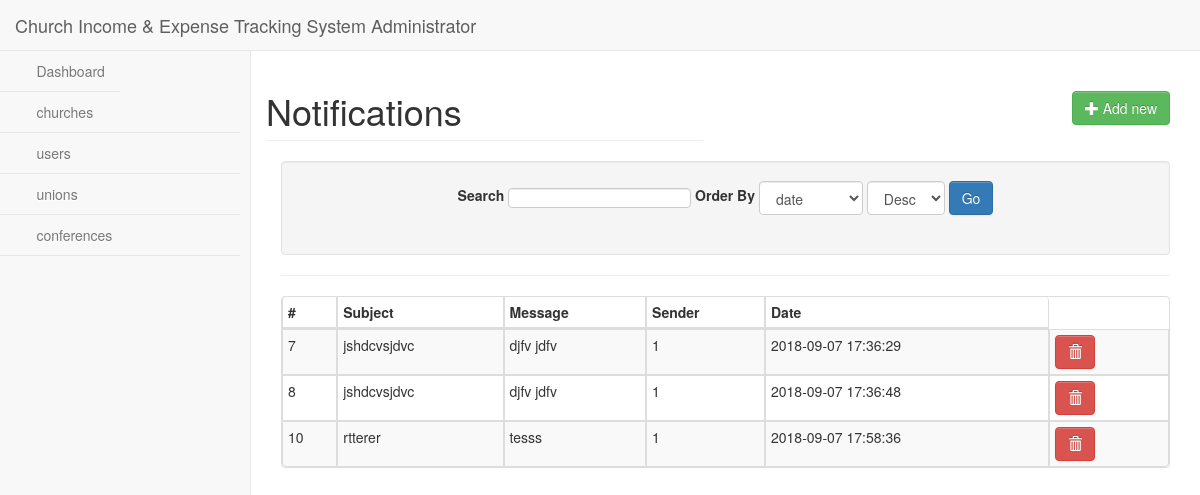
The app's page /coreadmin/notification.php (signed in) with its own data.
### tables this page shows
CREATE TABLE `comments` (
  `id` int(30) NOT NULL AUTO_INCREMENT,
  `comment` varchar(300) NOT NULL,
  `status` int(1) NOT NULL DEFAULT '0',
  `subject` varchar(300) NOT NULL,
  `date` datetime NOT NULL DEFAULT CURRENT_TIMESTAMP,
  `sender` int(11) NOT NULL,
  `recipient` int(11) NOT NULL,
  PRIMARY KEY (`id`),
  KEY `sender` (`sender`),
  KEY `recipient` (`recipient`),
  CONSTRAINT `comments_ibfk_1` FOREIGN KEY (`sender`) REFERENCES `users` (`id`),
  CONSTRAINT `comments_ibfk_2` FOREIGN KEY (`recipient`) REFERENCES `users` (`id`)
);

### coreadmin/lib/MysqliDb.php (called while the page is built, shortened)
<?php
class MysqliDb
{
    public static $prefix = '';
    protected $_mysqli;
    protected $_query;
    protected $_queryOptions = array();
    protected $_orderBy = array();
    protected $_groupBy = array();
    protected $_bindParams = array('');
    protected $host;
    protected $username;
    protected $password;
    protected $db;
    protected $port;
    protected $charset;
    public $returnType = 'array';
    protected $_nestJoin = false;
    private $_tableName = '';
    protected $_mapKey = null;
    public function __construct($host = null, $username = null, $password = null, $db = null, $port = null, $charset = 'utf8')
    {
        $isSubQuery = false;
        if (is_object($host)) {
            $this->_mysqli = $host;
        } else {
            $this->host = $host;
        }
        $this->username = $username;
        $this->password = $password;
        $this->db = $db;
        $this->port = $port;
        $this->charset = $charset;
    }
    public function connect()
    {
        $this->_mysqli = new mysqli($this->host, $this->username, $this->password, $this->db, $this->port);
        if ($this->charset) {
            $this->_mysqli->set_charset($this->charset);
        }
    }
    public function mysqli()
    {
        return $this->_mysqli;
    }
    protected function reset()
    {
        $this->_orderBy = array();
        $this->_groupBy = array();
        $this->_bindParams = array('');
        $this->_query = null;
        $this->_queryOptions = array();
        $this->returnType = 'array';
        $this->_nestJoin = false;
        $this->_tableName = '';
        $this->_mapKey = null;
    }
    public function get($tableName, $numRows = null, $columns = '*')
    {
        $column = is_array($columns) ? implode(', ', $columns) : $columns;
        if (strpos($tableName, '.') === false) {
            $this->_tableName = self::$prefix . $tableName;
        } else {
            $this->_tableName = $tableName;
        }
        $this->_query = 'SELECT ' . implode(' ', $this->_queryOptions) . ' ' .
            $column . " FROM " . $this->_tableName;
        $stmt = $this->_buildQuery($numRows);
        $stmt->execute();
        $res = $this->_dynamicBindResults($stmt);
        return $res;
    }
    public function where($whereProp, $whereValue = 'DBNULL', $operator = '=', $cond = 'AND')
    {
        if (is_array($whereValue) && ($key = key($whereValue)) != "0") {
            $operator = $key;
            $whereValue = $whereValue[$key];
        }
        return $this;
    }
    public function orderBy($orderByField, $orderbyDirection = "DESC", $customFields = null)
    {
        $orderbyDirection = strtoupper(trim($orderbyDirection));
        $orderByField = preg_replace("/[^-a-z0-9\.\(\),_`\*\'\"]+/i", '', $orderByField);
        $orderByField = preg_replace('/(\`)([`a-zA-Z0-9_]*\.)/', '\1' . self::$prefix . '\2', $orderByField);
        $this->_orderBy[$orderByField] = $orderbyDirection;
        return $this;
    }
    protected function _determineType($item)
    {
        switch (gettype($item)) {
            case 'boolean':
            case 'integer':
                return 'i';
                break;
        }
        return '';
    }
    protected function _bindParam($value)
    {
        $this->_bindParams[0] .= $this->_determineType($value);
        array_push($this->_bindParams, $value);
    }
    protected function _buildQuery($numRows = null, $tableData = null)
    {
        $stmt = $this->_prepareQuery();
        if (count($this->_bindParams) > 1) {
            call_user_func_array(array($stmt, 'bind_param'), $this->refValues($this->_bindParams));
        }
        return $stmt;
    }
    protected function _dynamicBindResults(mysqli_stmt $stmt)
    {
        $parameters = array();
        $results = array();
        $mysqlLongType = 252;
        $shouldStoreResult = false;
        $meta = $stmt->result_metadata();
        $row = array();
        while ($field = $meta->fetch_field()) {
            if ($this->_nestJoin && $field->table != $this->_tableName) {
                $field->table = substr($field->table, strlen(self::$prefix));
                $row[$field->table][$field->name] = null;
                $parameters[] = & $row[$field->table][$field->name];
            } else {
                $row[$field->name] = null;
                $parameters[] = & $row[$field->name];
            }
        }
        call_user_func_array(array($stmt, 'bind_result'), $parameters);
        while ($stmt->fetch()) {
            if ($this->returnType == 'object') {
                $result = new stdClass ();
                foreach ($row as $key => $val) {
                    if (is_array($val)) {
                        $result->$key = new stdClass ();
                        foreach ($val as $k => $v) {
                            $result->$key->$k = $v;
                        }
                    } else {
                        $result->$key = $val;
                    }
                }
            } else {
                $result = array();
                foreach ($row as $key => $val) {
                    if (is_array($val)) {
                        foreach ($val as $k => $v) {
                            $result[$key][$k] = $v;
                        }
                    } else {
                        $result[$key] = $val;
                    }
                }
            }
            if ($this->_mapKey) {
                $results[$row[$this->_mapKey]] = count($row) > 2 ? $result : end($result);
            } else {
                array_push($results, $result);
            }
        }
        return $results;
    }
    protected function _buildCondition($operator, &$conditions)
    {
        if (empty($conditions)) {
            return;
        }
        $this->_query .= ' ' . $operator;
        foreach ($conditions as $cond) {
            list ($concat, $varName, $operator, $val) = $cond;
            $this->_query .= " " . $concat . " " . $varName;
            switch (strtolower($operator)) {
                case 'not in':
                case 'in':
                    $comparison = ' ' . $operator . ' (';
                    if (is_object($val)) {
                        $comparison .= $this->_buildPair("", $val);
                    } else {
                        foreach ($val as $v) {
                            $comparison .= ' ?,';
                        }
                    }
                    $this->_query .= rtrim($comparison, ',') . ' ) ';
                    break;
            }
        }
    }
    protected function _buildGroupBy()
    {
        if (empty($this->_groupBy)) {
            return;
        }
        $this->_query .= " GROUP BY ";
        $this->_query = rtrim($this->_query, ', ') . " ";
    }
    protected function _buildOrderBy()
    {
        if (empty($this->_orderBy)) {
            return;
        }
        $this->_query .= " ORDER BY ";
        $this->_query = rtrim($this->_query, ', ') . " ";
    }
    protected function _prepareQuery()
    {
        if (!$stmt = $this->mysqli()->prepare($this->_query)) {
            $msg = $this->mysqli()->error . " query: " . $this->_query;
            $num = $this->mysqli()->errno;
            $this->reset();
            throw new Exception($msg, $num);
        }
        return $stmt;
    }
    protected function refValues(array &$arr)
    {
        if (strnatcmp(phpversion(), '5.3') >= 0) {
            $refs = array();
            foreach ($arr as $key => $value) {
                $refs[$key] = & $arr[$key];
            }
            return $refs;
        }
        return $arr;
    }
    protected function replacePlaceHolders($str, $vals)
    {
        $i = 1;
        $newStr = "";
        while ($pos = strpos($str, "?")) {
            $val = $vals[$i++];
            $newStr .= substr($str, 0, $pos) . "'" . $val . "'";
            $str = substr($str, $pos + 1);
        }
        $newStr .= $str;
        return $newStr;
    }
}

### coreadmin/config/config.php (called while the page is built, shortened)
<?php
require_once BASE_PATH.'/lib/MysqliDb.php';
function getDbInstance()
{
	return new MysqliDb(DB_HOST,DB_USER,DB_PASSWORD,DB_NAME);
}

### coreadmin/notification.php (the view, shortened to what this page needs)
<?php
require_once './config/config.php';
$search_string = filter_input(INPUT_GET, 'search_string');
$filter_col = filter_input(INPUT_GET, 'filter_col');
$order_by = filter_input(INPUT_GET, 'order_by');
if (!$filter_col) {
    $filter_col = "date";
}
if (!$order_by) {
    $order_by = "Desc";
}
$db = getDbInstance();
$user= $_SESSION['user_logged_in'];
$db->where("recipient", [$user], 'IN');
$select = $db->get('comments');
foreach ($select as $value) {
    foreach ($value as $col_name => $col_value) {
        $filter_options[$col_name] = $col_name;
    }
    break;
}
include_once 'includes/header.php';
?>
<div id="page-wrapper">
    <div class="row">
        <div class="col-lg-6">
            <h1 class="page-header">Notifications</h1>
        </div>
        <div class="col-lg-6" style="">
            <div class="page-action-links text-right">
	            <a href="add_notification.php">
	            	<button class="btn btn-success"><span class="glyphicon glyphicon-plus"></span> Add new </button>
	            </a>
            </div>
        </div>
    </div>
    <div class="well text-center filter-form">
        <form class="form form-inline" action="">
            <label for="input_search">Search</label>
            <input type="text" class="form-control" title="search by name,email,conference,union" data-toggle="tooltip" id="input_search" name="search_string" value="<?php echo $search_string; ?>">
            <label for ="input_order">Order By</label>
            <select name="filter_col"  title="order by name,email,conference,union,status" data-toggle="tooltip" class="form-control">
                <?php
                foreach ($filter_options as $option) {
                    ($filter_col === $option) ? $selected = "selected" : $selected = "";
                    echo ' <option value="' . $option . '" ' . $selected . '>' . $option . '</option>';
                }
                ?>
            </select>
            <select name="order_by" title="order asc or desc" data-toggle="tooltip" class="form-control" id="input_order">
                <option value="Desc" <?php
                if ($order_by == 'Desc') {
                    echo "selected";
                }
                ?>>Desc</option>
            </select>
            <input type="submit" value="Go" class="btn btn-primary">
        </form>
    </div>
    <hr>
    <table class="table table-striped table-bordered table-condensed">
        <thead>
            <tr><th class="header">#</th>
                <th>Subject</th>
                                  <th>Message</th>
                                  <th>Sender</th>
				  <th>Date</th>
            </tr>
        </thead>
        <tbody>
            <?php foreach ($select as $row) : ?>
                <tr>
	                <td><?php echo $row['id'] ?></td>
					<td><?php echo $row['subject'] ?></td>
					  <td><?php echo htmlspecialchars($row['comment']); ?></td>
                                          <td><?php echo htmlspecialchars($row['sender']); ?></td>
	              <td><?php echo htmlspecialchars($row['date']); ?></td>
	               <td>
					<a href=""  class="btn btn-danger delete_btn" data-toggle="modal" data-target="#confirm-delete-<?php echo $row['id'] ?>" style="margin-right: 8px;"><span class="glyphicon glyphicon-trash"></span></td>
				</tr>
            <?php endforeach; ?>
        </tbody>
    </table>
</div>
<?php include_once 'includes/footer.php'; ?>

### coreadmin/css/sb-admin-2.css (style rules this page uses)
body { background-color: #f8f8f8; }
#page-wrapper { padding: 0 15px; min-height: 568px; background-color: white; }
@media (min-width: 768px) { #page-wrapper { position: inherit; margin: 0 0 0 250px; padding: 0 30px; border-left: 1px solid #e7e7e7; } }
.page-action-links { margin:40px 0px 20px 0px; }

### records on screen
comments: id "7", subject "jshdcvsjdvc", comment "djfv jdfv", sender "1", date "2018-09-07 17:36:29"
comments: id "8", subject "jshdcvsjdvc", comment "djfv jdfv", sender "1", date "2018-09-07 17:36:48"
comments: id "10", subject "rtterer", comment "tesss", sender "1", date "2018-09-07 17:58:36"

### other values on screen
form field filter_col "date"
